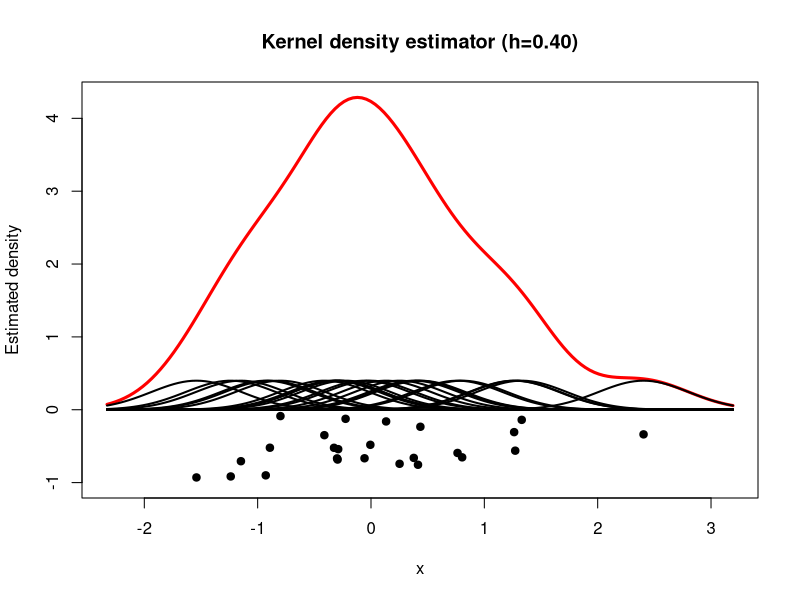

R code for this plot:
set.seed(0)
n   <- 25
x   <- rnorm(n)
rx  <- range(x)
xt  <- rx[1]+(-20:120)/100*diff(rx)
h    <- 0.4
pdf("kde3.pdf")
k    <- dnorm(outer(xt, x, "-")/h)
ke   <- apply(k, 1, sum)
jt  <- jitter(rep(-0.5, n), amount=0.5)
ylim <- c(-1, max(ke))
plot(xt, ke, type="l", col="red", main=sprintf("Kernel density estimator (h=%.2f)", h), ylim=ylim, lwd=3, ylab="Estimated density", xlab="x")
points(x, jt, pch=19)
for (i in 1:n) { lines(xt, k[,i], lwd=2) }
dev.off()
if (interactive()) browseURL(paste0(getwd(),"/kde3.pdf"))
